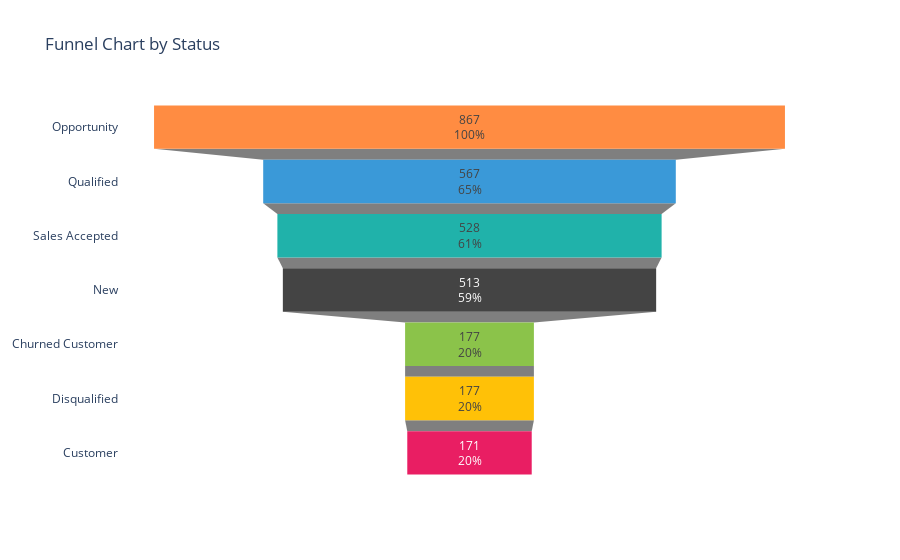

Write notebook code for a chart like this one.
### Code cell
import pandas as pd
import plotly.graph_objects as go

# Read the cleaned CSV file
df = pd.read_csv('CRM-and-Sales-Pipelines_cleaned.csv')

# Count each value in the Status column
status_counts = df['Status'].value_counts().reset_index()
status_counts.columns = ['Status', 'Count']

# Sort by count descending for funnel order
status_counts = status_counts.sort_values('Count', ascending=False).reset_index(drop=True)

fig = go.Figure(go.Funnel(
    y=status_counts['Status'],
    x=status_counts['Count'],
    textinfo="value+percent initial",
    marker={"color": [
        "#FF8C42", "#3A99D8", "#20B2AA", "#444444", "#8BC34A", "#FFC107", "#E91E63", "#9C27B0", "#607D8B"
    ][:len(status_counts)]}
))

fig.update_layout(
    title="Funnel Chart by Status",
    plot_bgcolor='white'
)

fig.show()

### Figure 1 — Plotly figure (JSON) as saved in the notebook; plotly's stock layout.template omitted (floating-point values rounded to 4 significant figures)
{"data": [{"marker": {"color": ["#FF8C42", "#3A99D8", "#20B2AA", "#444444", "#8BC34A", "#FFC107", "#E91E63"]}, "textinfo": "value+percent initial", "type": "funnel", "x": [867, 567, 528, 513, 177, 177, 171], "y": ["Opportunity", "Qualified", "Sales Accepted", "New", "Churned Customer", "Disqualified", "Customer"]}], "layout": {"plot_bgcolor": "white", "title": {"text": "Funnel Chart by Status"}}}
